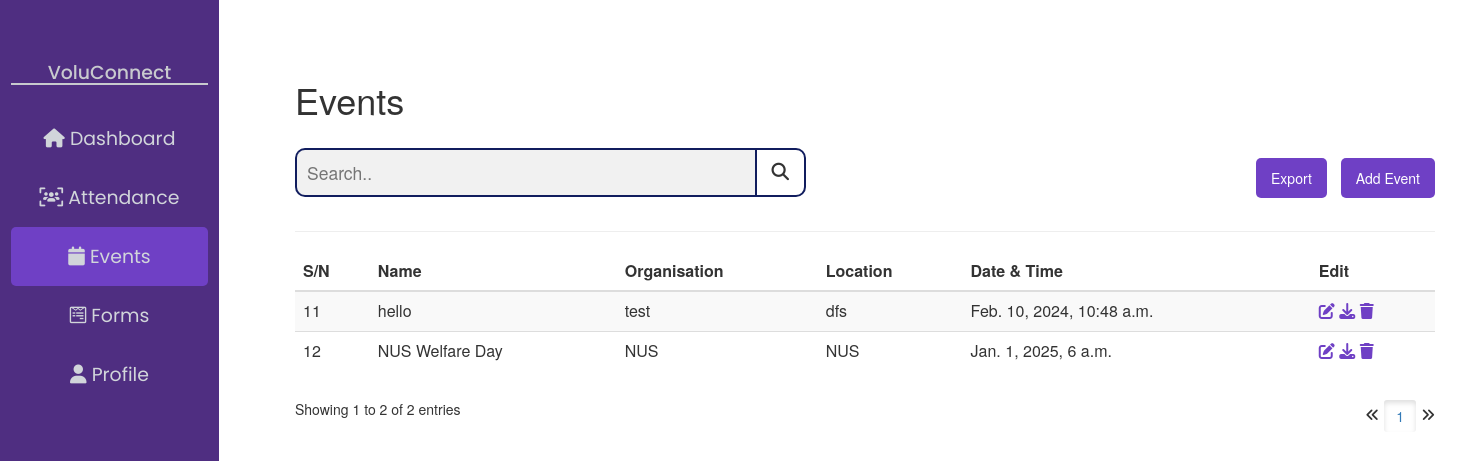
The app's page /events/, older data.
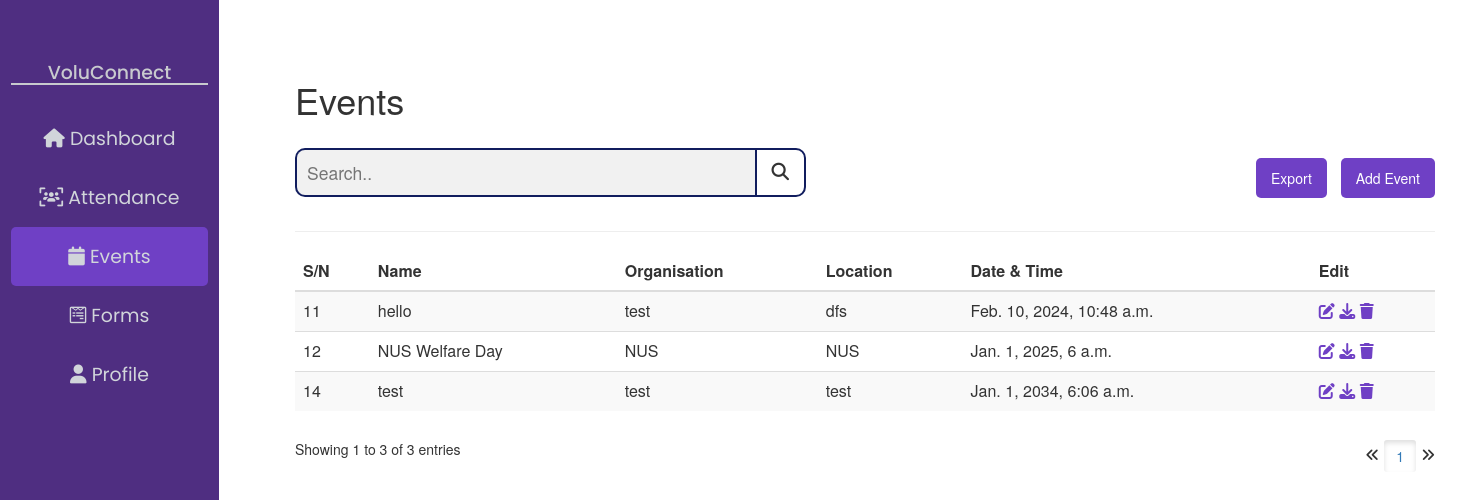
The same page, newer data.
### voluconnect/models.py (models this page shows, shortened)
class Event(models.Model):
    number = models.IntegerField(blank=True, null=True)
    event_name = models.CharField('Event Name', max_length=200)
    organisation = models.CharField(max_length=200)
    location = models.CharField(max_length=200)
    description = models.CharField(max_length=1000, default = 'No Description')
    job_scope = models.CharField(max_length=1000, default = 'No Job Scope')
    duration = models.IntegerField(default=0)
    event_date = models.DateTimeField()
    event_image = models.ImageField(upload_to = 'images/', default='default.jpg')

### voluconnect/views.py (the view)
# urls.py: path('events/', views.events, name="events"),
def events(request):
    event_list = Event.objects.all()
    paginator = Paginator(event_list, 10)
    page_number = request.GET.get('page')
    page_obj = paginator.get_page(page_number)
    return render(request, 'events.html', {'page_obj' : page_obj})

### voluconnect/templates/events.html (shortened to what the changed rows need)
<html>
<head>
    {% extends "base.html" %}
        {% block content %}
            <h1>Events</h1>
            <table id="eventsTable" class="table table-striped">
                <thead>
                    <tr>
                        <th>S/N</th>
                        <th>Name</th>
                        <th>Organisation</th>
                        <th>Location</th>
                        <th>Date & Time</th>
                        <th>Edit</th>
                    </tr>
                </thead>
                <tbody>
                    {% for event in page_obj %}
                    <tr>
                        <td>{{ event.id }}</td>
                        <td>{{ event.event_name }}</td>
                        <td>{{ event.organisation }}</td>
                        <td>{{ event.location }}</td>
                        <td>{{ event.event_date }}</td>
                        <td>
                            <button class="editIcon" type="submit" value="Edit" onclick="openModal(`{{ event.id }}`)" style="border: none; background: none; cursor: pointer;">
                                <i class="fa fa-pen-to-square"></i>
                            </button>
                            <form action="{% url 'export_attendance' event.pk %}" method="post" class="editIcon">
                                <button type="submit" value="Download" style="border: none; background: none; cursor: pointer;">
                                    <i class="fa fa-download"></i>
                                </button>
                            </form>
                            <form action="{% url 'delete_event' event.pk %}" method="post" class="editIcon">
                                <button type="submit" value="Delete" onclick="return confirm('Are you sure?');" style="border: none; background: none; cursor: pointer;">
                                    <i class="fa fa-trash"></i>
                                </button>
                            </form>
                        </td>
                    </tr>
                    {% endfor %}
                </tbody>
            </table>
            <div id="pagination">
                <p id="counter">Showing {{ page_obj.start_index }} to {{ page_obj.end_index }} of {{ page_obj.paginator.count }} entries</p>
                <span class="step-links">
                    {% if page_obj.has_previous %}
                        <a href="?page={{ page_obj.previous_page_number }}">
                            <i class="fa fa-angles-left"></i>
                        </a>
                    {% else %}
                        <i class="fa fa-angles-left"></i>
                    {% endif %}
                    <span class="current">
                        {% for num in page_obj.paginator.page_range %}
                            {% if page_obj.number == num %}
                                <a href="?page={{ num }}" class="btn active">{{ num }}</a>
                            {% else %}
                                <a href="?page={{ num }}" class="btn">{{ num }}</a>
                            {% endif %}
                        {% endfor %}
                    </span>
                    {% if page_obj.has_next %}
                        <a href="?page={{ page_obj.next_page_number }}">
                            <i class="fa fa-angles-right"></i>
                        </a>
                    {% else %}
                        <i class="fa fa-angles-right"></i>
                    {% endif %}
                </span>
            </div>
        {% endblock %}

Row changes from the older to the newer data that the page shows:
added Event: id "14", event_name "test", organisation "test", location "test", event_date "Jan. 1, 2034, 6:06 a.m."
Text that changed along with them:
{{ page_obj.end_index }}: "2" → "3"
{{ page_obj.paginator.count }}: "2" → "3"
